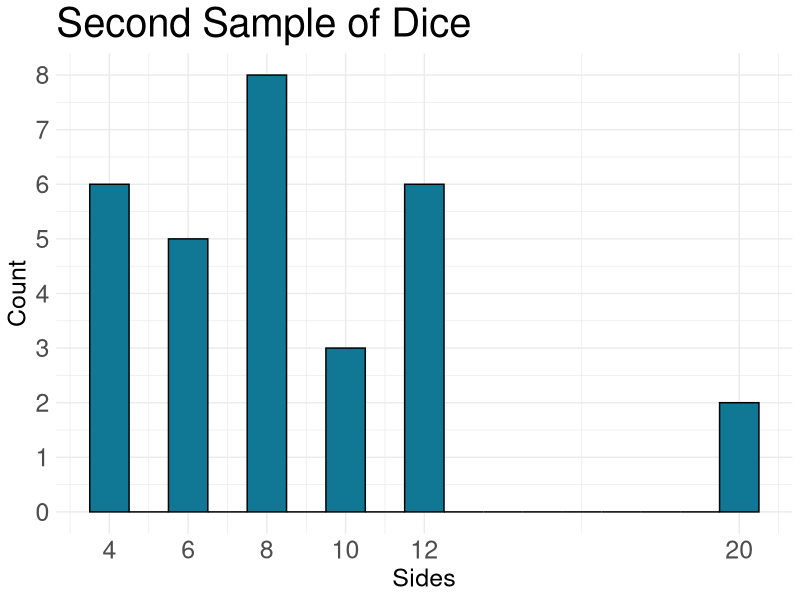

This chart was generated by the following R code:
## ---- chunk 1
#| message: false
#| warning: false

library(ggplot2)
set.seed(2405)
## ---- chunk 2
#| code-fold: true
#| echo: true

N <- 100
sides <- c(4, 6, 8, 10, 12, 20)
dice <- sample(sides, N, replace = TRUE)
## ---- chunk 3
#| code-fold: true
#| echo: true

n1 <- 5
sample1_dice <- sample(dice, n1, replace = TRUE)
mean1_dice <- mean(sample1_dice)
## ---- chunk 4
#| code-fold: true

knitr::kable(data.frame(sample = 1:n1, sides = sample1_dice), caption = "First Sample", format = "html", col.names = c("Sample", "Sides"))
## ---- chunk 5
#| code-fold: true
#| echo: true

n2 <- 30
sample2_dice <- sample(dice, n2, replace = TRUE)
mean2_dice <- mean(sample2_dice)

ggplot(data = data.frame(x = sample2_dice), aes(x = x)) +
geom_histogram(binwidth = 1,
fill = "#107895",
color = "black") +
labs(title = "Second Sample of Dice", x = "Sides", y = "Count") + scale_x_continuous(breaks = sides) + scale_y_continuous(breaks = seq(0, 10, 1)) + theme_minimal() +
theme(
axis.text = element_text(size = 18),
axis.title = element_text(size = 18),
title = element_text(size = 24)
)
## ---- chunk 6
#| code-fold: true

knitr::kable(table(dice), caption = "Dice in the bag", format = "html", col.names = c("Dice", "Count"))
## ---- chunk 7
#| echo: true
pnorm(7.18, 8.67, 4.15/sqrt(30))
## ---- chunk 8
#| echo: true
1 - pnorm(10.15, 8.67, 4.15/sqrt(30))
